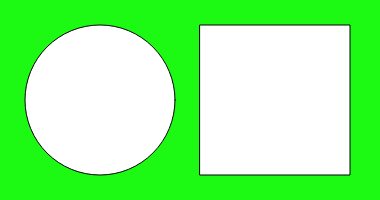
Frame 1 (no input)
Frame 60 (no input): identical to frame 1, image omitted
Frame 120 (the mouse pressed at the canvas centre since frame 60): identical to frame 1, image omitted

The p5.js sketch that drew this single still picture (run headless with seeded random() and noise() and a simulated clock; from frame 60 on, the mouse is pressed at the canvas centre):

// p5.js sketch
// ── sketch.js
function setup() {
  createCanvas(380, 200);
  colorMode(HSB)
}

function draw() {
  background(118, 92, 98);

  //Making the white circle
  ellipse(100,100,150,150);

  //Making the white square
  square(200, 25, 150);
}
